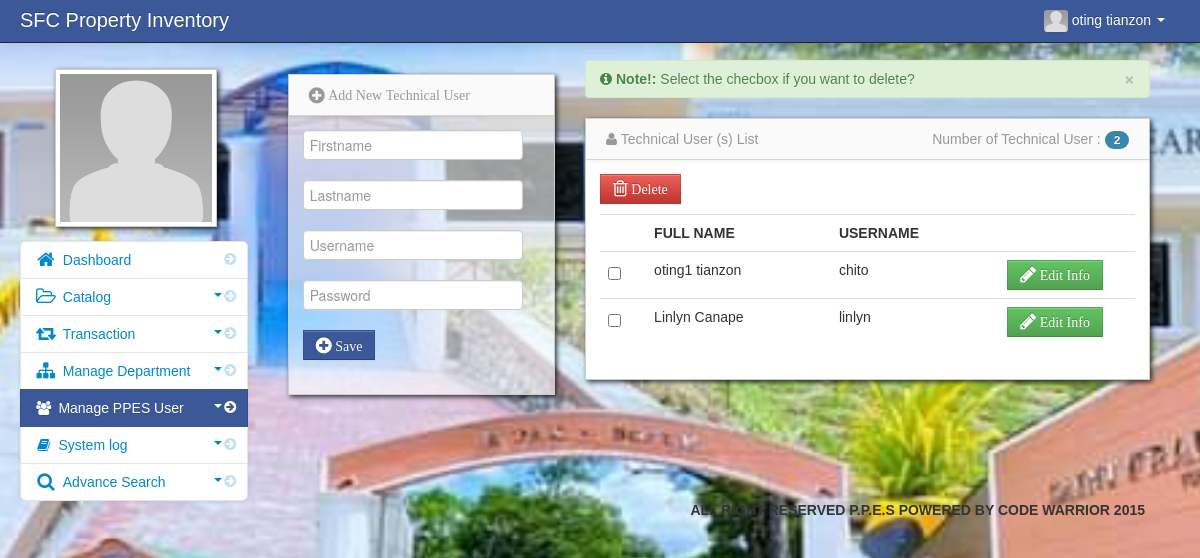
The app's page /admin/technical_user.php (signed in) with its own data.
### tables this page shows
CREATE TABLE `user` (
  `user_id` int(11) NOT NULL,
  `firstname` varchar(100) NOT NULL,
  `middlename` varchar(100) NOT NULL,
  `lastname` varchar(100) NOT NULL,
  `username` varchar(100) NOT NULL,
  `password` varchar(100) NOT NULL,
  `adminthumbnails` varchar(128) NOT NULL
);

CREATE TABLE `technical_user` (
  `tech_id` int(11) NOT NULL,
  `username` varchar(128) NOT NULL,
  `password` varchar(128) NOT NULL,
  `firstname` varchar(128) NOT NULL,
  `lastname` varchar(128) NOT NULL,
  `thumbnails` varchar(128) NOT NULL
);

### admin/session.php (called while the page is built, shortened)
<?php
$session_id=$_SESSION['id'];
?>

### admin/technical_user.php (the view, shortened to what this page needs)
<?php include('header.php'); ?>
<?php include('session.php'); ?>
    <body>
		<?php include('navbar.php'); ?>
        <div class="container-fluid">
            <div class="row-fluid">
				<?php include('manage_user_sidebar.php'); ?>
				<div class="span3" id="adduser">
				<?php include('add_technical_user.php'); ?>
				</div>
                <div class="span6" id="">
                     <div class="row-fluid">
				<div class="empty">
                    <div class="alert alert-success alert-dismissable">
                        <button type="button" class="close" data-dismiss="alert" aria-hidden="true">&times;</button>
                         <i class="icon-info-sign"></i>  <strong>Note!:</strong> Select the checbox if you want to delete?
                    </div>
               </div>
				<?php
	             $count_user=mysqli_query($conn,"select * from technical_user");
	             $count = mysqli_num_rows($count_user);
                 ?>
                        <div id="block_bg" class="block">
                            <div class="navbar navbar-inner block-header">
                                <div class="muted pull-left"><i class="icon-user"></i> Technical User (s) List</div>
								<div class="muted pull-right">
								Number of Technical User : <span class="badge badge-info"><?php  echo $count; ?></span>
							 </div>
                            </div>
                            <div class="block-content collapse in">
                                <div class="span12">
								<form action="delete_technical_user.php" method="post">
  									<table cellpadding="0" cellspacing="0" border="0" class="table" id="example">
									<a data-placement="right" title="Click to Delete"  data-toggle="modal" href="#technical_user_delete" id="delete"  class="btn btn-danger" name=""><i class="icon-trash icon-large"> Delete</i></a>
										<thead>
										  <tr>
												<th></th>
												<th>Full Name</th>
												<th>Username</th>
												<th></th>
										   </tr>
										</thead>
										<tbody>
													<?php
													$technical_user_query = mysqli_query($conn,"select * from technical_user")or die(mysqli_error());
													while($row = mysqli_fetch_array($technical_user_query)){
													$id = $row['tech_id'];
													?>
												<tr>
												<td width="30">
												<input id="optionsCheckbox" class="uniform_on" name="selector[]" type="checkbox" value="<?php echo $id; ?>">
												</td>
												<td><?php echo $row['firstname']; ?> <?php echo $row['lastname']; ?></td>
												<td><?php echo $row['username']; ?></td>
												<td width="120">
												<a rel="tooltip"  title="Edit Client" id="e<?php echo $id; ?>" href="edit_tecnical_user.php<?php echo '?id='.$id; ?>"  data-toggle="modal" class="btn btn-success"><i class="icon-pencil icon-large"> Edit Info</i></a>
												</td>
												</tr>
												<?php } ?>
										</tbody>
									</table>
									</form>
                                </div>
                            </div>
                        </div>
                    </div>
                </div>
            </div>
		<?php include('footer.php'); ?>
        </div>
		<?php include('script.php'); ?>
    </body>
</html>

### admin/navbar.php (shortened to what this page needs)
<div class="navbar navbar-inverse navbar-fixed-top">
          <div class="navbar-inner">
             <div class="container-fluid">
		 <div class="navbar-header">
                  <span class="brand" href="#">SFC Property Inventory</span>
		 </div>
                  <div class="nav-collapse collapse">
                      <ul class="nav pull-right">
				<?php $query= mysqli_query($conn,"select * from user where user_id = '$session_id'")or die(mysqli_error());
					  $row = mysqli_fetch_array($query);
				?>
                          <li class="dropdown">
                              <a href="#" role="button" class="dropdown-toggle" data-toggle="dropdown"><img id="avatar1" class="img-responsive" src="<?php echo $row['adminthumbnails']; ?>">&nbsp;<?php echo $row['firstname']." ".$row['lastname'];  ?> <i class="caret"></i>
                              </a>
                          </li>
                      </ul>
                  </div>
              </div>
          </div>
      </div>

### admin/manage_user_sidebar.php (shortened to what this page needs)
     <div class="span3" id="sidebar">
	              <img id="admin_avatar" class="img-polaroid" src="<?php echo $row['adminthumbnails']; ?>">
                  <ul class="nav nav-list bs-docs-sidenav nav-collapse collapse">
                           <li class="">
						   <a href="dashboard.php"><i class="icon-chevron-right"></i><i class="icon-home icon-large"></i>&nbsp;Dashboard</a>
						   </li>
						 <li class="">
						    <a href="javascript:;" role="button" class="dropdown-toggle" data-toggle="collapse" data-target="#bs"><i class="icon-chevron-right"></i><i class="icon-folder-open-alt icon-large"></i>&nbsp;Catalog
						    <div class="muted pull-right"><i class="caret"></i></div></a>
						</li>
					    <li class="">
						    <a href="javascript:;" role="button" class="dropdown-toggle" data-toggle="collapse" data-target="#bs2"><i class="icon-chevron-right"></i><i class="icon-retweet icon-large"></i>&nbsp;Transaction
							<div class="muted pull-right"><i class="caret"></i></div></a>
						</li>
						  <li class="">
						    <a href="javascript:;" role="button" class="dropdown-toggle" data-toggle="collapse" data-target="#bs1"><i class="icon-chevron-right"></i><i class="icon-sitemap icon-large"></i>&nbsp;Manage Department
						    <div class="muted pull-right"><i class="caret"></i></div></a>
						</li>
						<li class="active">
						    <a href="javascript:;" role="button" class="dropdown-toggle" data-toggle="collapse" data-target="#bs3"><i class="icon-chevron-right"></i><i class="icon-group"></i>&nbsp;Manage PPES User
							<div class="muted pull-right"><i class="caret"></i></div></a>
						</li>
						<li>
						    <a href="javascript:;" role="button" class="dropdown-toggle" data-toggle="collapse" data-target="#bs4"><i class="icon-chevron-right"></i><i class="icon-book"></i>&nbsp;System log
							<div class="muted pull-right"><i class="caret"></i></div></a>
						</li>
                         <li class="">
                           <a href="javascript:;" role="button" class="dropdown-toggle" data-toggle="collapse" data-target="#bs5"><i class="icon-chevron-right"></i><i class="icon-search icon-large"></i>&nbsp;Advance Search
						   <div class="muted pull-right"><i class="caret"></i></div></a>
                        </li>
                  </ul>
</div>

### admin/assets/styles.css (style rules this page uses)
body { padding-top: 60px; padding-bottom: 40px; background-color: #f5f5f5; }
.block { background: url("../images/pixel-60fff.png") repeat scroll 0 0 rgba(0, 0, 0, 0) !important; border: 1px solid #ccc; background: white; margin: 1em 0em; border-top: none; -webkit-box-shadow: 2px 2px 5px rgba(0, 0, 6, 0.75); -moz-box-shadow: 2px 2px 5px rgba(0, 0, 6, 0.75); box-shadow: 2px 2px 5px rgba(0, 0, 6, 0.75); }
.block-content { margin: 1em; min-height: .25em; }
.block-header { margin-bottom: 0px; border-right: none; border-left: none; -webkit-border-radius: 0px; -moz-border-radius: 0px; border-radius: 0px; }
.block-header div { padding-top: 10px; }
.bs-docs-sidenav { max-width: 228px; margin: 30px 0 0; padding: 0; background-color: #fff; -webkit-border-radius: 6px; -moz-border-radius: 6px; border-radius: 6px; -webkit-box-shadow: 0 1px 4px rgba(0,0,0,.065); -moz-box-shadow: 0 1px 4px rgba(0,0,0,.065); box-shadow: 0 1px 4px rgba(0,0,0,.065); }
.bs-docs-sidenav > li > a { display: block; width: 190px \9; margin: 0 0 -1px; padding: 8px 14px; border: 1px solid #e5e5e5; }
.bs-docs-sidenav > li:first-child > a { -webkit-border-radius: 6px 6px 0 0; -moz-border-radius: 6px 6px 0 0; border-radius: 6px 6px 0 0; }
.bs-docs-sidenav > li:last-child > a { -webkit-border-radius: 0 0 6px 6px; -moz-border-radius: 0 0 6px 6px; border-radius: 0 0 6px 6px; }
.bs-docs-sidenav > .active > a { position: relative; z-index: 2; padding: 9px 15px; border: 0; text-shadow: 0 1px 0 rgba(0,0,0,.15); -webkit-box-shadow: inset 1px 0 0 rgba(0,0,0,.1), inset -1px 0 0 rgba(0,0,0,.1); -moz-box-shadow: inset 1px 0 0 rgba(0,0,0,.1), inset -1px 0 0 rgba(0,0,0,.1); box-shadow: inset 1px 0 0 rgba(0,0,0,.1), inset -1px 0 0 rgba(0,0,0,.1); }
.bs-docs-sidenav .icon-chevron-right { float: right; margin-top: 2px; margin-right: -6px; opacity: .25; }
.bs-docs-sidenav .active .icon-chevron-right, .bs-docs-sidenav .active a:hover .icon-chevron-right { opacity: 1; }

### records on screen
user: adminthumbnails (placeholder picture), firstname "oting", lastname "tianzon"
technical_user: firstname "oting1", lastname "tianzon", username "chito"
technical_user: firstname "Linlyn", lastname "Canape", username "linlyn"

### other values on screen
$count "2"
